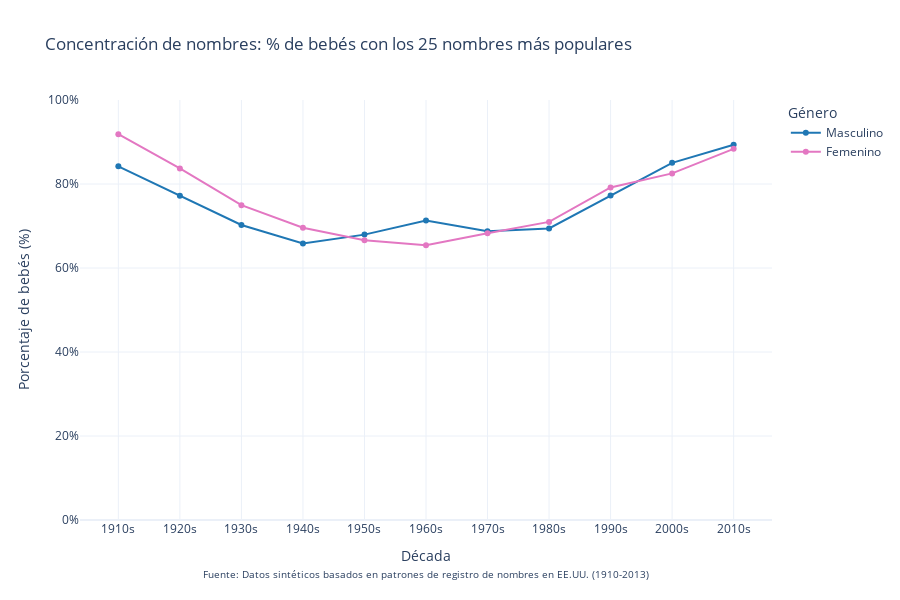

Write notebook code for a chart like this one.
### Markdown cell above
### 3.2 Diversidad y Concentración de Nombres a lo Largo del Tiempo

Esta visualización analiza cómo ha evolucionado la diversidad de nombres. Medimos qué porcentaje de bebés reciben los nombres "top" en diferentes épocas, lo que nos permite entender cómo ha cambiado la originalidad y homogeneidad en la elección de nombres.

### Code cell
# Función para calcular el índice de diversidad por década
def calculate_name_diversity(df, decades, top_n=[10, 25, 50, 100]):
    diversity_data = []
    
    for decade in decades:
        decade_start = decade
        decade_end = decade + 9
        
        # Filtrar datos para esta década
        decade_df = df[(df['year'] >= decade_start) & (df['year'] <= decade_end)]
        
        for gender in ['M', 'F']:
            gender_data = decade_df[decade_df['gender'] == gender]
            
            # Total de bebés para este género en esta década
            total_babies = gender_data['count'].sum()
            
            # Agrupar por nombre y sumar las ocurrencias
            name_counts = gender_data.groupby('name')['count'].sum().reset_index()
            name_counts = name_counts.sort_values('count', ascending=False)
            
            # Calcular porcentajes para diferentes Top N nombres
            for n in top_n:
                if len(name_counts) >= n:
                    top_n_percentage = (name_counts.iloc[:n]['count'].sum() / total_babies) * 100
                else:
                    top_n_percentage = 100.0
                
                diversity_data.append({
                    'decade': f"{decade}s",
                    'gender': 'Masculino' if gender == 'M' else 'Femenino',
                    'top_n': f'Top {n}',
                    'percentage': top_n_percentage,
                    'metric': 'Concentración'
                })
                
                # También añadir una métrica de diversidad (inversa de concentración)
                diversity_data.append({
                    'decade': f"{decade}s",
                    'gender': 'Masculino' if gender == 'M' else 'Femenino',
                    'top_n': f'Top {n}',
                    'percentage': 100 - top_n_percentage,
                    'metric': 'Diversidad'
                })
    
    return pd.DataFrame(diversity_data)

# Definir las décadas
decades = list(range(1910, 2020, 10))

# Calcular la diversidad de nombres
diversity_df = calculate_name_diversity(names_df, decades)

# Filtrar solo para el Top 25 y métrica de concentración para mayor claridad
plot_df = diversity_df[(diversity_df['top_n'] == 'Top 25') & (diversity_df['metric'] == 'Concentración')]

# Crear la visualización
fig = px.line(plot_df, 
              x='decade', 
              y='percentage', 
              color='gender',
              color_discrete_map={'Masculino': '#1f77b4', 'Femenino': '#e377c2'},
              labels={'percentage': 'Porcentaje de bebés (%)', 
                      'decade': 'Década',
                      'gender': 'Género'},
              title='Concentración de nombres: % de bebés con los 25 nombres más populares',
              markers=True)

# Mejorar el diseño
fig.update_layout(
    height=600,
    legend_title_text="Género",
    hovermode="x unified",
    template="plotly_white",
    font=dict(size=12),
    yaxis=dict(
        ticksuffix='%',  # Añadir símbolo de porcentaje
        range=[0, 100]
    ),
    annotations=[
        dict(
            x=0.5,
            y=-0.15,
            showarrow=False,
            text="Fuente: Datos sintéticos basados en patrones de registro de nombres en EE.UU. (1910-2013)",
            xref="paper",
            yref="paper",
            font=dict(size=10)
        )
    ]
)

fig.show()

# Explicación detallada sobre la diversidad de nombres
diversity_analysis = """
#### 🔍 Análisis de Diversidad de Nombres:

El gráfico muestra cómo ha evolucionado la concentración de nombres (porcentaje de bebés que reciben los 25 nombres más populares) a lo largo de las décadas, revelando patrones sociológicos fascinantes:

1. **Tendencia hacia mayor diversidad**: Se observa una clara disminución en el porcentaje de bebés que reciben nombres del "Top 25", indicando un aumento sostenido en la diversidad de nombres. Esta tendencia refleja un cambio cultural hacia la individualidad y originalidad.

2. **Diferencias de género**: Los nombres masculinos históricamente han mostrado mayor concentración (menor diversidad) que los femeninos, sugiriendo una mayor adherencia a la tradición para nombres de niños. Sin embargo, esta brecha se ha reducido en décadas recientes.

3. **Puntos de inflexión culturales**: 
   - En los años 1960-1970 se observa una aceleración en la diversificación, coincidiendo con movimientos contraculturales y mayor experimentación cultural.
   - La década de 1990 muestra otro punto de inflexión hacia mayor diversidad, posiblemente influenciado por la globalización y el creciente acceso a Internet, exponiendo a los padres a una gama más amplia de opciones.

4. **Implicaciones sociales**: Esta tendencia refleja cambios más amplios en los valores sociales:
   - Mayor valoración de la individualidad sobre la conformidad
   - Menor influencia de tradiciones familiares en la elección de nombres
   - Incremento en el intercambio cultural y exposición a nombres de diversas culturas
   - Menor presión social para elegir nombres "convencionales"

5. **Innovación lingüística**: El aumento en la diversidad también se relaciona con la innovación lingüística - creación de nuevos nombres, variaciones ortográficas y apropiación de palabras o apellidos como nombres propios.

Esta evolución hacia una mayor diversidad en los nombres refleja cambios fundamentales en cómo la sociedad equilibra tradición e individualidad, y cómo las nuevas generaciones de padres utilizan los nombres de sus hijos como expresión de identidad cultural y personal.
"""
print(diversity_analysis)

### Figure 1 — Plotly figure (JSON) as saved in the notebook; plotly's stock layout.template omitted (floating-point values rounded to 4 significant figures)
{"data": [{"hovertemplate": "Género=Masculino<br>Década=%{x}<br>Porcentaje de bebés (%)=%{y}<extra></extra>", "legendgroup": "Masculino", "line": {"color": "#1f77b4", "dash": "solid"}, "marker": {"symbol": "circle"}, "mode": "lines+markers", "name": "Masculino", "orientation": "v", "showlegend": true, "type": "scatter", "x": ["1910s", "1920s", "1930s", "1940s", "1950s", "1960s", "1970s", "1980s", "1990s", "2000s", "2010s"], "xaxis": "x", "y": [84.21, 77.18, 70.23, 65.84, 67.95, 71.29, 68.77, 69.43, 77.28, 85.04, 89.36], "yaxis": "y"}, {"hovertemplate": "Género=Femenino<br>Década=%{x}<br>Porcentaje de bebés (%)=%{y}<extra></extra>", "legendgroup": "Femenino", "line": {"color": "#e377c2", "dash": "solid"}, "marker": {"symbol": "circle"}, "mode": "lines+markers", "name": "Femenino", "orientation": "v", "showlegend": true, "type": "scatter", "x": ["1910s", "1920s", "1930s", "1940s", "1950s", "1960s", "1970s", "1980s", "1990s", "2000s", "2010s"], "xaxis": "x", "y": [91.87, 83.71, 74.96, 69.57, 66.6, 65.44, 68.3, 70.98, 79.18, 82.53, 88.36], "yaxis": "y"}], "layout": {"annotations": [{"font": {"size": 10}, "showarrow": false, "text": "Fuente: Datos sintéticos basados en patrones de registro de nombres en EE.UU. (1910-2013)", "x": 0.5, "xref": "paper", "y": -0.15, "yref": "paper"}], "font": {"size": 12}, "height": 600, "hovermode": "x unified", "legend": {"title": {"text": "Género"}, "tracegroupgap": 0}, "title": {"text": "Concentración de nombres: % de bebés con los 25 nombres más populares"}, "xaxis": {"anchor": "y", "domain": [0, 1], "title": {"text": "Década"}}, "yaxis": {"anchor": "x", "domain": [0, 1], "range": [0, 100], "ticksuffix": "%", "title": {"text": "Porcentaje de bebés (%)"}}}}
